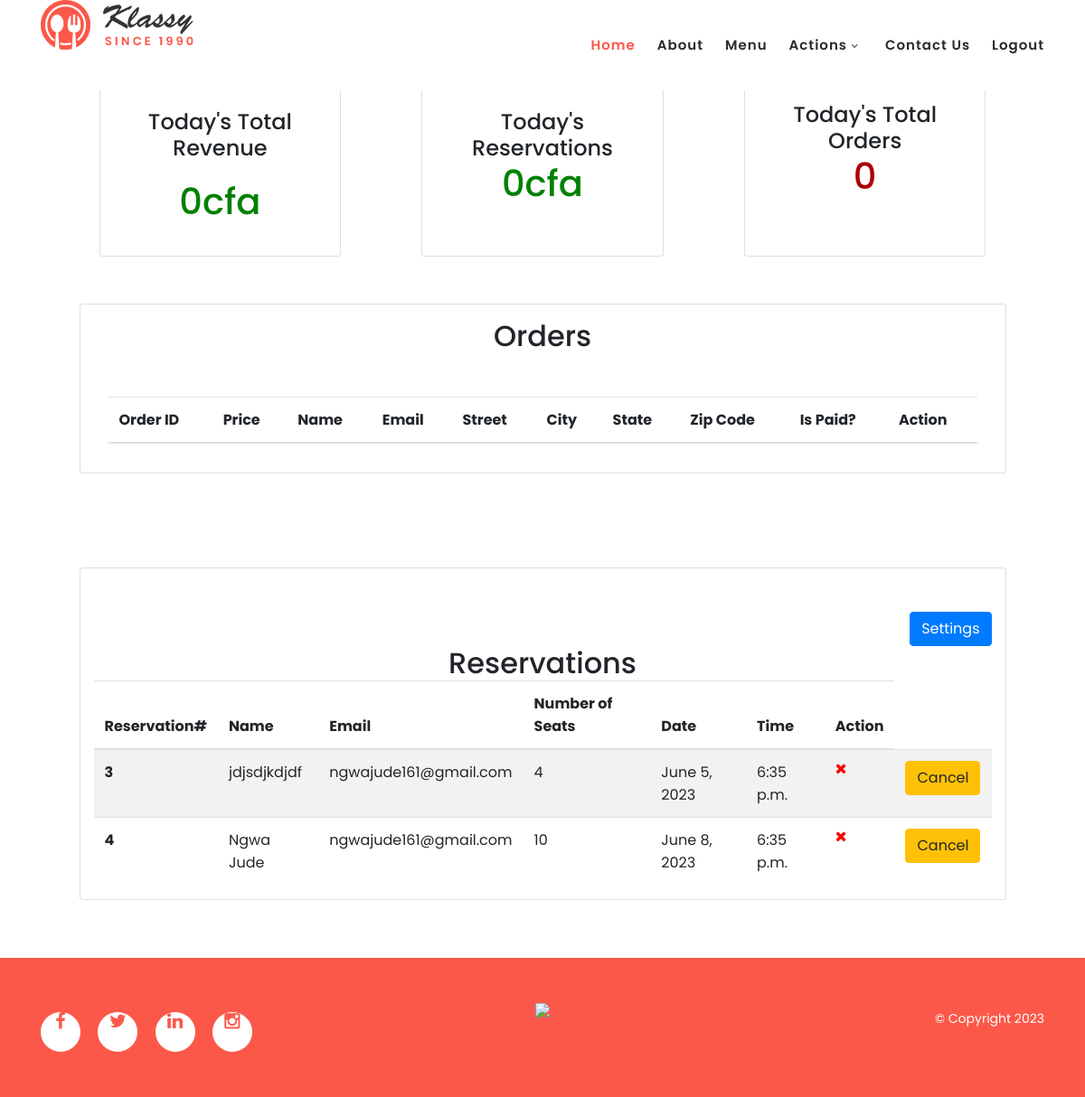
Page /restaurant/dashboard/ (signed in) on the earlier database version.
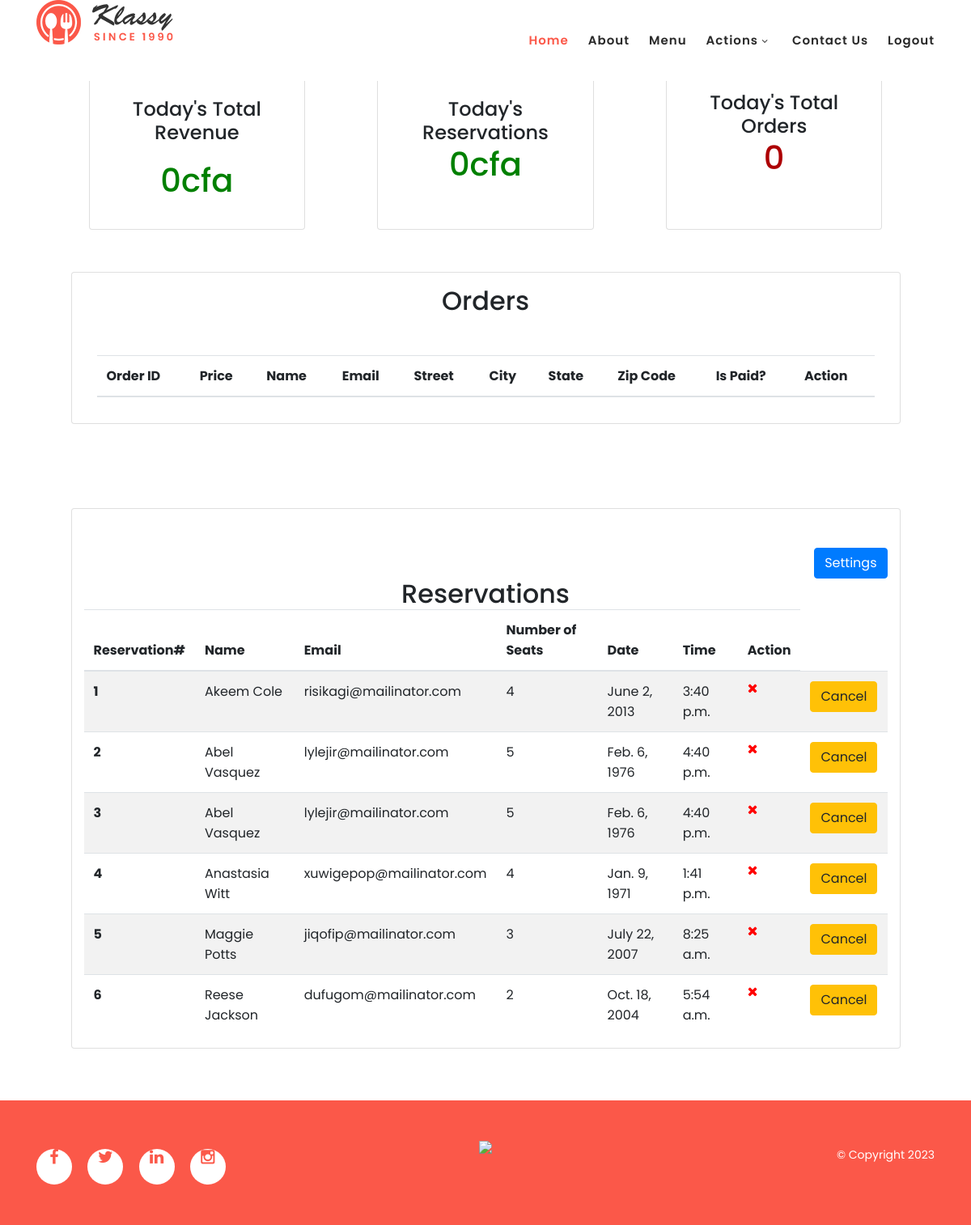
Same page on the later database version.
### customer/models.py (models this page shows)
class Resevations(models.Model):
    reservation_number= models.CharField(max_length=10)
    name = models.CharField(max_length=225)
    contact = models.CharField(max_length=10)
    email=models.CharField(max_length=50)
    number_of_seats= models.IntegerField()
    date= models.DateField()
    Resevation_time=models.TimeField()

### restaurant/views.py (the view, shortened to what this page needs)
# urls.py: path('dashboard/', Dashboard.as_view(), name='customer_dashboard'),
class Dashboard(View, LoginRequiredMixin, UserPassesTestMixin):
    def get(self, request, *args, **kwargs):
        today = datetime.today()
        if (request.user.is_staff):
            orders = OrderModel.objects.filter(
                created_on__year=today.year, created_on__month=today.month, created_on__day=today.day)
        else:
            orders = OrderModel.objects.filter(
                created_on__year=today.year, created_on__month=today.month, email=request.user.email)
        if (request.user.is_staff):
            reservations = Resevations.objects.all()
        else:
            reservations = Resevations.objects.filter(
                email=request.user.email).all()
        total_revenue = 0
        for order in orders:
            total_revenue += order.price
        context = {
            'orders': orders,
            'reservations': reservations,
            'total_revenue': total_revenue,
            'total_orders': len(orders)
        }
        if (request.user.is_staff == True):
            return render(request, 'restaurant/dashboard.html', context)
        return render(request, 'customer/dashboard.html', context)

### restaurant/templates/restaurant/dashboard.html (shortened to what this page needs)
{% extends 'customer/base.html' %}
{% block content %}
<div class="mb-5">
    <div class="row col-md-11 m-auto">
        <div class="card col-md-3 mt-5 p-3">
            <h4 class="text-center pt-2">Today's Total Revenue</h4>
            <h1 class="card-body text-center" style="color: green;">{{ total_revenue }}cfa</h1>
        </div>
        <div class="card col-md-3 mt-5 p-3">
            <h4 class="text-center pt-2">Today's Reservations</h4>
            <h1 class="text-center" style="color: green;">{{ total_revenue }}cfa</h1>
        </div>
        <div class="card col-md-3 mt-5 p-3 ">
            <h4 class="text-center">Today's Total Orders</h4>
            <h1 class="text-center" style="color: #ad0003;">{{ total_orders }}</h1>
        </div>
    </div>
    <div class="row justify-content-center mt-5">
        <div class="col-md-10 card m-1 p-3">
            <h2 class="row justify-content-center">Orders</h2>
            <div class="col-md-12 mt-5">
                <table class="table table-striped">
                    <thead>
                        <tr>
                            <th scope="col">Order ID</th>
                            <th scope="col">Price</th>
                            <th scope="col">Name</th>
                            <th scope="col">Email</th>
                            <th scope="col">Street</th>
                            <th scope="col">City</th>
                            <th scope="col">State</th>
                            <th scope="col">Zip Code</th>
                            <th scope="col">Is Paid?</th>
                            <th scope="col">Action</th>
                        </tr>
                    </thead>
                </table>
            </div>
        </div>
    </div>
</div>
<div class="row justify-content-center mt-5">
    <div class="col-md-10 card m-1">
        <div class="mt-5">
           <button type="button" class="btn btn-primary float-right" data-toggle="modal"
            data-target="#SetReservationsModal">
            Settings
        </button>
        {% include 'customer/modals/set_reservation.html' %}
            <h2 class="row justify-content-center">Reservations</h2>
            <table class="table table-hover table-striped">
                <thead>
                    <tr>
                        <th scope="col">Reservation#</th>
                        <th scope="col">Name</th>
                        <th scope="col">Email</th>
                        <th scope="col">Number of Seats</th>
                        <th scope="col">Date</th>
                        <th scope="col">Time</th>
                        <th scope="col">Action</th>
                    </tr>
                </thead>
                <tbody>
                    {% for reservation in reservations %}
                    <tr>
                        <th scope="row">{{ reservation.pk }}</th>
                        <td>{{ reservation.name }}</td>
                        <td>{{ reservation.email }}</td>
                        <td>{{ reservation.number_of_seats }}</td>
                        <td>{{ reservation.date }}</td>
                        <td>{{ reservation.Resevation_time }}</td>
                        <td>
                            {% if order.is_paid %}
                            <i style="color: green;" class="fa fa-check"></i>
                            {% else %}
                            <i style="color: red;" class="fa fa-times"></i>
                            {% endif %}
                        </td>
                        <td>
                            <button type="button" class="btn btn-warning" data-toggle="modal"
                                data-target="#exampleModal">
                                Cancel
                            </button>
                        </td>
                    </tr>
                    {% endfor %}
                </tbody>
            </table>
        </div>
    </div>
{% endblock content %}

Differences in the rows shown:
added Resevations: pk "1", name "Akeem Cole", email "risikagi@mailinator.com", number_of_seats "4", date "June 2, 2013", Resevation_time "3:40 p.m."
added Resevations: pk "2", name "Abel Vasquez", email "lylejir@mailinator.com", number_of_seats "5", date "Feb. 6, 1976", Resevation_time "4:40 p.m."
changed Resevations id 3: name "jdjsdjkdjdf" → "Abel Vasquez"; email "ngwajude161@gmail.com" → "lylejir@mailinator.com"; number_of_seats "4" → "5"; date "June 5, 2023" → "Feb. 6, 1976"; Resevation_time "6:35 p.m." → "4:40 p.m."
changed Resevations id 4: name "Ngwa Jude" → "Anastasia Witt"; email "ngwajude161@gmail.com" → "xuwigepop@mailinator.com"; number_of_seats "10" → "4"; date "June 8, 2023" → "Jan. 9, 1971"; Resevation_time "6:35 p.m." → "1:41 p.m."
added Resevations: pk "5", name "Maggie Potts", email "jiqofip@mailinator.com", number_of_seats "3", date "July 22, 2007", Resevation_time "8:25 a.m."
added Resevations: pk "6", name "Reese Jackson", email "dufugom@mailinator.com", number_of_seats "2", date "Oct. 18, 2004", Resevation_time "5:54 a.m."
